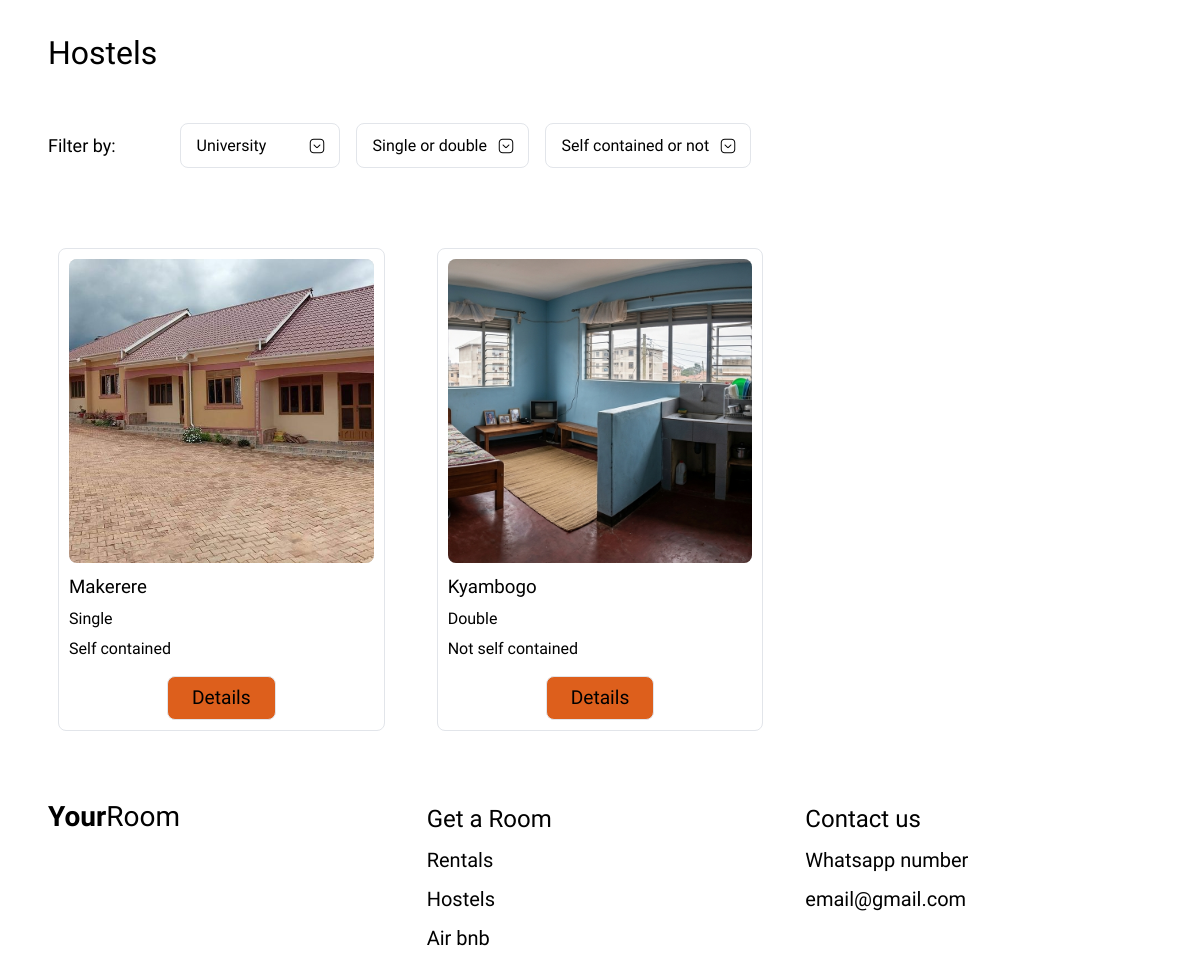
/hostels/, run on the app's committed database.
### your_room/models.py (models this page shows, shortened)
class BaseUnit(models.Model):
    name = models.CharField(max_length=150)
    description = models.TextField(blank=True)
    location = models.CharField(max_length=150)
    class Meta:
        abstract = True
        ordering = ["name"]

class Hostel(BaseUnit):
    university = models.CharField(max_length=150)
    room_type = models.CharField(max_length=10, choices=RoomType.choices)
    self_contained = models.BooleanField(default=False)
    price = models.DecimalField(max_digits=10, decimal_places=2, null=True, blank=True)

class UnitImageBase(models.Model):
    image = models.ImageField(upload_to="units/%Y/%m/")
    is_main = models.BooleanField(
        default=False,
        help_text="Check this box to set this image as the main display photo."
    )
    class Meta:
        abstract = True
        ordering = ["is_main"]

class HostelImage(UnitImageBase):
    unit = models.ForeignKey(Hostel, related_name="images", on_delete=models.CASCADE)

### your_room/views.py (the view)
# urls.py: path("hostels/", hostel, name = "hostels"),
def hostel(request):
    units = Hostel.objects.prefetch_related("images")
    university = request.GET.get("university")
    room_type = request.GET.get("room_type")
    self_contained = request.GET.get("self_contained")
    if university:
        units = units.filter(university__icontains=university)
    if room_type:
        units = units.filter(room_type=room_type)
    if self_contained in ("true", "false"):
        units = units.filter(self_contained=(self_contained == "true"))
    context = {
        "units": units,
        "universities": Hostel.objects.values_list("university", flat=True).distinct(),
    }
    return render(request, "your_room/hostels.html", context)

### your_room/templates/your_room/hostels.html (shortened to what this page needs)
<!DOCTYPE html>
{% load static %}
<html lang="en">
<head>
<link rel="stylesheet" href="{% static 'your_room/styles.css' %}" />
</head>
<body>
<main>
  <h1 class="page-title container">Hostels</h1>
  <div class = "filters container" >
    <h2 class="filter-title container">Filter by:</h2>
    <form class = "filters container", method = "get", id = "filter-form">
      <select name = "university", class = "filter", onchange="document.getElementById('filter-form').submit()">
        <option value = "">University</option>
      </select>
      <select name="room_type" class="filter" onchange="document.getElementById('filter-form').submit()">
      <option value="">Single or double</option>
    </select>
    <select name="self_contained" class="filter" onchange="document.getElementById('filter-form').submit()">
      <option value="">Self contained or not</option>
    </select>
    </form>
  </div>
  <div class="grid container">
   {% for unit in units %}
      <article class="card">
        {% with unit.images.first as img %}
          {% if img %}
            <img src="{{ img.image.url }}" alt="{{ unit.name }}" loading="lazy" />
          {% else %}
            <img src="{% static 'your_room/images/hero.png' %}" alt="{{ unit.name }}" loading="lazy" />
          {% endif %}
        {% endwith %}
        <h3>{{ unit.university }}</h3>
        <p>{{ unit.room_type|capfirst }}</p>
        <p>{% if unit.self_contained %} Self contained {% else %} Not self contained {% endif %}</p>
        <div class="card__action">
          <a class="btn btn--sm" href="{% url 'unit-detail' 'hostel' unit.pk %}">Details</a>
        </div>
      </article>
    {% empty %}
      <p>No rentals match those filters.</p>
    {% endfor %}
  </div>
</main>
<footer class="footer container">
  <a class="logo" href="{% url 'index' %}"><b>Your</b><span>Room</span></a>
  <div class="col">
    <strong>Get a Room</strong>
    <a href="{% url 'rentals' %}">Rentals</a>
    <a href="{% url 'hostels' %}">Hostels</a>
    <a href="{% url 'airbnb' %}">Air bnb</a>
  </div>
  <div class="col">
    <strong>Contact us</strong>
    <span>Whatsapp number</span>
    <span>email@gmail.com</span>
  </div>
</footer>
</body>
</html>

### your_room/static/your_room/styles.css (style rules this page uses)
:root { --accent-orange:#dd5f1c; --surface-gray:#d9d9d9; --background:#ffffff; --foreground:#000000; --border:#e2e5ea; --radius:8px; }
* { box-sizing:border-box;margin:0;padding:0 }
html, body { height: 100%; }
html { scroll-behavior:smooth }
body { font-family:"Urbanist",system-ui,sans-serif; background:var(--background); color:var(--foreground); line-height:1.35; display:flex; flex-direction: column; min-height: 100vh; }
main { flex: 1; }
img { display:block;max-width:100% }
a { color:inherit;text-decoration:none }
.container { padding-inline:16px }
@media (min-width:768px) { .container { padding-inline:48px } }
.logo { font-size:clamp(1.5rem, 4vw, 1.75rem);line-height:1 }
.logo b { font-weight:600 }
.logo span { font-weight:300 }
h2.filter-title { font-size:1.125rem;font-weight:400; padding: 0px; display: flex; justify-content: center; align-items: center; }
h1.page-title { font-size:clamp(1.375rem, 4vw, 2rem);font-weight:400;padding-top:32px }
.grid { display:grid;gap:32px;padding-block:32px }
@media (min-width:768px) { .grid { grid-template-columns:repeat(2,1fr) } }
@media (min-width:1024px) { .grid { grid-template-columns:repeat(3,1fr) } }
.card { border:1px solid var(--border);border-radius:var(--radius);padding:10px;display:block; margin:0 10px }
.card img { width:100%;height:304px;object-fit:cover;border-radius:var(--radius);background:var(--surface-gray) }
.card h3 { margin-top:12px;font-size:clamp(1.125rem, 2vm, 1.25rem);font-weight:400 }
.card p { margin-top:8px;font-size:1rem }
.card__action { display:flex;justify-content:center;margin-top:16px }
.btn { display:inline-block;border:1px solid var(--border);border-radius:var(--radius); background:transparent;font:inherit;cursor:pointer;transition:background-color .15s ease; }
.btn--sm { padding:8px 24px;font-size:1.2rem; background:var(--accent-orange) }
.filters { display:flex;flex-wrap:wrap;gap:16px;padding-block:24px }
.filter { flex:0 1 auto;min-width:10rem;display:flex;align-items:center;justify-content:center;gap:12px; border:1px solid var(--border);border-radius:var(--radius);padding:12px 16px;font-size:1rem; background:transparent;font-family:inherit;cursor:pointer;transition:background-color .15s ease; }
select.filter { appearance:none;-webkit-appearance:none;-moz-appearance:none; text-align:left; background-image:url("images/arrow.png"); background-repeat:no-repeat; background-position:right 14px center; background-size:16px; padding-right:40px; }
.footer { display:grid;gap:32px;padding-block:40px }
@media (min-width:768px) { .footer { grid-template-columns:repeat(3,1fr) } }
.footer .col { display:flex;flex-direction:column;gap:12px }
.footer .col strong { font-size:1.5rem;font-weight:400 }
.footer .col a,.footer .col span { font-size:1.25rem }

### data on the page
Hostel: images.first.image (picture), university "Makerere", room_type "Single", self_contained "Self contained"
Hostel: images.first.image (picture), university "Kyambogo", room_type "Double", self_contained "Not self contained"
